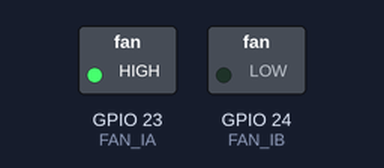
Simulated run of this program. Board: Raspberry Pi (BCM pin numbers). On the bench: switched loads named in the program (green lamp = pin HIGH).

Above: at 1.0 s.
At 5.0 s:
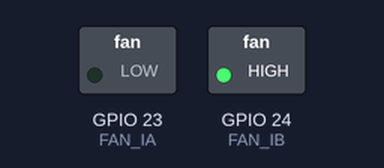
At 7.0 s:
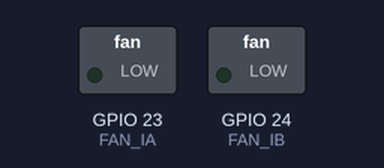
Timing chart, 0 to 10.4 s (numbered marks = the images above):
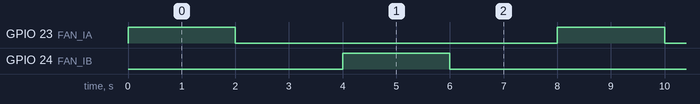

Measured:
- by itself, GPIO 23 (FAN_IA), GPIO 24 (FAN_IB): alternates HIGH for 2.0 s and LOW for 6.0 s
- by itself, everything shown: repeats every 8.0 s, in 4 steps

The program:

Motor2.py
```python
import RPi.GPIO as GPIO
import Motor_Module as MOTOR

FAN_IA = 23 #BCM 23, wPi. 4, Physical.16
FAN_IB = 24 #BCM 24, wPi. 5, Physical.18

GPIO.setmode(GPIO.BCM)
GPIO.setwarnings(False)
GPIO.setup(FAN_IA, GPIO.OUT)
GPIO.setup(FAN_IB, GPIO.OUT)


if __name__ == "__main__":
    try:
        while True:
            MOTOR.Left_2_Second(GPIO, FAN_IA, FAN_IB)
            MOTOR.Wait_2_Second(GPIO, FAN_IA, FAN_IB)
            MOTOR.Right_2_Second(GPIO, FAN_IA, FAN_IB)
            MOTOR.Wait_2_Second(GPIO, FAN_IA, FAN_IB)

    #Ctrl-C end
    except:
        GPIO.cleanup()
        print("end")
```

Motor_Module.py
```python
import time

def Left_2_Second(GPIO, FAN_IA, FAN_IB) :
    GPIO.output(FAN_IA, True)
    GPIO.output(FAN_IB, False)
    time.sleep(2)

def Right_2_Second(GPIO, FAN_IA, FAN_IB) :
    GPIO.output(FAN_IA, False)
    GPIO.output(FAN_IB, True)
    time.sleep(2)

def Wait_2_Second(GPIO, FAN_IA, FAN_IB) :
    GPIO.output(FAN_IA, False)
    GPIO.output(FAN_IB, False)
    time.sleep(2)
```
